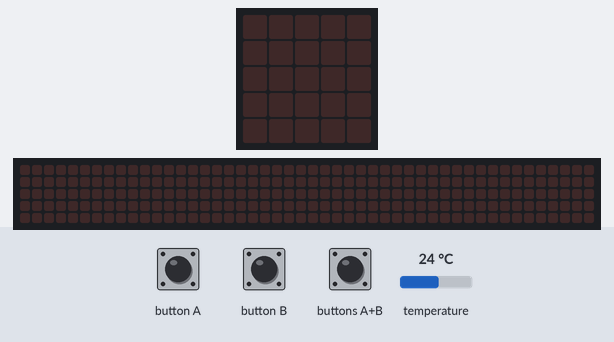
A program run on a simulated BBC micro:bit (MakeCode). On the bench: the board's 5×5 LED display, a strip that is not on the board, showing the scrolling text unrolled. The inputs (shaded band) are chosen by the test bench; at power-on: temperature 24 °C. The 48×5 strip is a reading aid, not a part: it shows the text the display is scrolling, unrolled, one strip-width of it at a time.

Above: at 1.2 s.
1.3 s: buttons A+B pressed for 0.15 s
At 4.0 s:
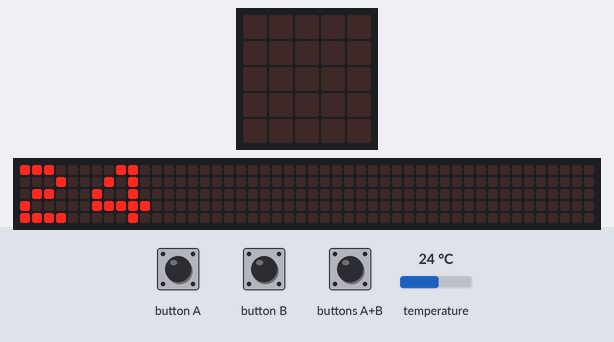
At 4.35 s:
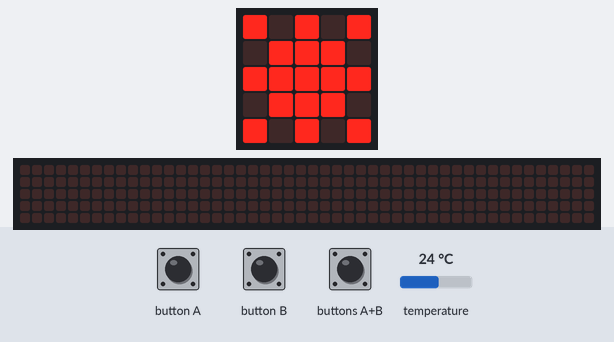
7.3 s: button A pressed for 0.15 s
10.4 s: button B pressed for 0.15 s
13.5 s: buttons A+B pressed for 1 s
At 18.52 s:
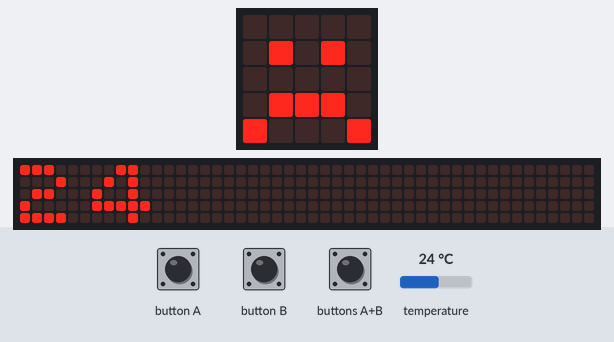

Measured:
- after the input at 1.3 s, the display: changes after 0.15 s (image 1)
- after the input at 13.5 s, the display: first differs from a run without the input after 5.0 s (image 3)
- what the display in image 2 shows lasts 0.4 s, from 4.2 s to 4.6 s

The program:

main.ts
```typescript
input.onButtonPressed(Button.A, function () {
    basic.showString("" + (input.temperature()))
})
input.onButtonPressed(Button.AB, function () {
    basic.showString("" + (input.temperature()))
    if (0 > 25) {
        basic.showLeds(`
            . . . . .
            . # . # .
            . . . . .
            # . . . #
            . # # # .
            `)
    }
    if (0 < 25) {
        basic.showLeds(`
            # . # . #
            . # # # .
            # # # # #
            . # # # .
            # . # . #
            `)
        basic.showString("Chaqueta")
    }
})
input.onButtonPressed(Button.B, function () {
    basic.showString("" + (input.temperature()))
    if (0 > 25) {
        basic.showLeds(`
            . . . . .
            . # . # .
            . . . . .
            # . . . #
            . # # # .
            `)
    }
    if (0 < 25) {
        basic.showLeds(`
            . . . . .
            . # . # .
            . . . . .
            . # # # .
            # . . . #
            `)
    }
})
```

test.ts
```typescript
// aquí va el archivo "tests"; esto no se compilará cuando este paquete se utilice como una extensión.
```
